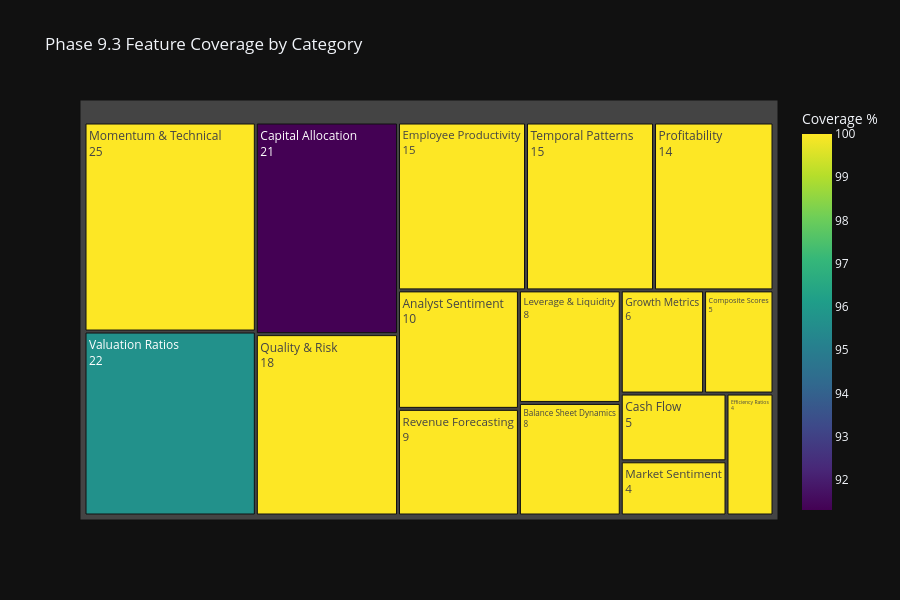
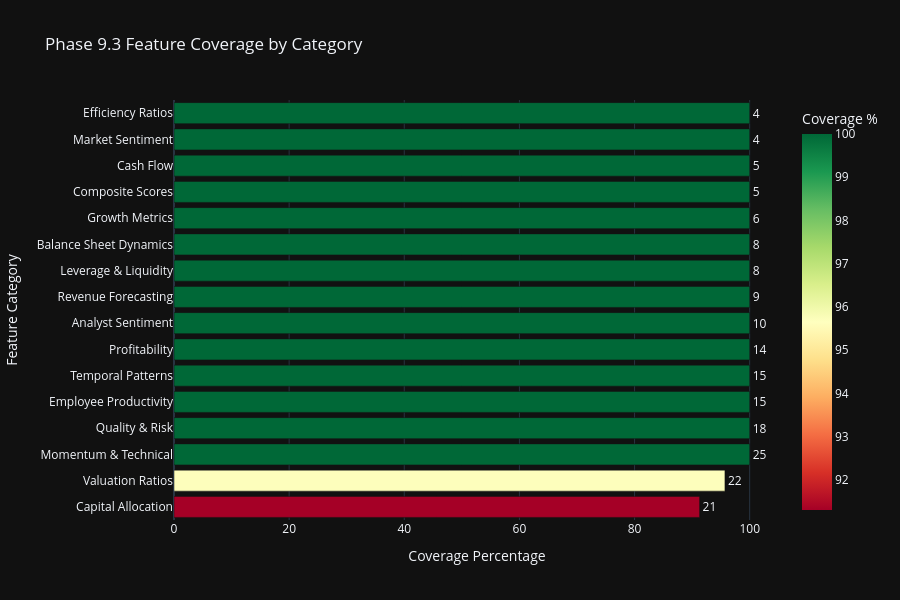

The cell these charts' notebook holds for them, in order:
### Markdown cell above
## Cell 9: Phase 9.3 Feature Category Coverage

Analyze coverage of the 16 Phase 9.3 feature categories (196 features) after feature engineering.

### Code cell
# ============================================================================
# Cell 9: Phase 9.3 Feature Category Coverage
# ============================================================================

print('=' * 80)
print('PHASE 9.3 FEATURE CATEGORY COVERAGE (Post Feature Engineering)')
print('=' * 80)

# Generate comprehensive coverage report using engineered features
coverage_report = generate_phase93_coverage_report(all_stocks_preprocessed)

# Build coverage DataFrame
coverage_data = []
for cat, features in PHASE93_FEATURE_CATEGORIES.items():
    present_count = coverage_report.get('category_breakdown', {}).get(cat, 0)
    total_count = len(features)
    coverage_pct = (present_count / total_count * 100) if total_count > 0 else 0
    coverage_data.append({
        'Category': cat,
        'Present': present_count,
        'Total': total_count,
        'Coverage %': round(coverage_pct, 1),
        'Description': get_category_description(cat)[:40] + '...'
        })

coverage_df = pd.DataFrame(coverage_data).sort_values('Present', ascending=False)

print(
        f"\nTotal Phase 9.3 Features Present: {coverage_report.get('total_phase93_features', 0)} / {len(list_all_phase93_features())}")
print(f"Overall Coverage: {coverage_report.get('coverage_percentage', 0):.1f}%\n")
print(coverage_df.to_string(index=False))

# Treemap visualization
treemap_data = coverage_df[coverage_df['Present'] > 0].copy()
if not treemap_data.empty:
    fig_treemap = px.treemap(
            treemap_data,
            path=['Category'],
            values='Present',
            title='Phase 9.3 Feature Coverage by Category',
            template=PLOTLY_TEMPLATE,
            color='Coverage %',
            color_continuous_scale='Viridis',
            hover_data=['Description', 'Total']
            )
    fig_treemap.update_traces(
            textinfo='label+value',
            hovertemplate='<b>%{label}</b><br>Present: %{value}<br>Coverage: %{color:.1f}%<extra></extra>'
            )
    fig_treemap.update_layout(height=600)
    fig_treemap.show()

# Bar chart for coverage comparison
fig_coverage = px.bar(
        coverage_df.sort_values('Coverage %', ascending=True),
        x='Coverage %',
        y='Category',
        orientation='h',
        title='Phase 9.3 Feature Coverage by Category',
        template=PLOTLY_TEMPLATE,
        color='Coverage %',
        color_continuous_scale='RdYlGn',
        text='Present'
        )
fig_coverage.update_traces(texttemplate='%{text}', textposition='outside')
fig_coverage.update_layout(
        xaxis_title='Coverage Percentage',
        yaxis_title='Feature Category',
        height=600,
        showlegend=False,
        )
fig_coverage.show()

print('\n✓ Phase 9.3 coverage analysis complete')

### Figure 1 — Plotly figure (JSON) as saved in the notebook; plotly's stock layout.template omitted (floating-point values rounded to 4 significant figures)
{"data": [{"branchvalues": "total", "customdata": [["Price momentum, technical indicators, EM...", "25", 100.0], ["EV/EBITDA, P/E, P/B, and other valuation...", "23", 95.7], ["Dividends, buybacks, reinvestment, M&A i...", "23", 91.3], ["Accounting quality, earnings quality, di...", "18", 100.0], ["Workforce metrics, employee growth, reve...", "15", 100.0], ["Seasonality, trend consistency, cyclical...", "15", 100.0], ["ROE, ROA, profit margins, and profitabil...", "14", 100.0], ["Analyst ratings, consensus strength, tar...", "10", 100.0], ["Analyst estimate spreads, consensus unce...", "9", 100.0], ["Debt ratios, coverage ratios, liquidity ...", "8", 100.0], ["Asset/equity/debt growth rates, balance ...", "8", 100.0], ["Revenue, earnings, and EBITDA growth rat...", "6", 100.0], ["Multi-factor composite scores combining ...", "5", 100.0], ["Operating cash flow, FCF metrics, cash c...", "5", 100.0], ["Market microstructure, liquidity, short ...", "4", 100.0], ["Asset turnover, inventory turnover, rece...", "4", 100.0]], "domain": {"x": [0.0, 1.0], "y": [0.0, 1.0]}, "hovertemplate": "<b>%{label}</b><br>Present: %{value}<br>Coverage: %{color:.1f}%<extra></extra>", "ids": ["Momentum & Technical", "Valuation Ratios", "Capital Allocation", "Quality & Risk", "Employee Productivity", "Temporal Patterns", "Profitability", "Analyst Sentiment", "Revenue Forecasting", "Leverage & Liquidity", "Balance Sheet Dynamics", "Growth Metrics", "Composite Scores", "Cash Flow", "Market Sentiment", "Efficiency Ratios"], "labels": ["Momentum & Technical", "Valuation Ratios", "Capital Allocation", "Quality & Risk", "Employee Productivity", "Temporal Patterns", "Profitability", "Analyst Sentiment", "Revenue Forecasting", "Leverage & Liquidity", "Balance Sheet Dynamics", "Growth Metrics", "Composite Scores", "Cash Flow", "Market Sentiment", "Efficiency Ratios"], "marker": {"coloraxis": "coloraxis", "colors": [100.0, 95.7, 91.3, 100.0, 100.0, 100.0, 100.0, 100.0, 100.0, 100.0, 100.0, 100.0, 100.0, 100.0, 100.0, 100.0]}, "name": "", "parents": ["", "", "", "", "", "", "", "", "", "", "", "", "", "", "", ""], "values": [25.0, 22.0, 21.0, 18.0, 15.0, 15.0, 14.0, 10.0, 9.0, 8.0, 8.0, 6.0, 5.0, 5.0, 4.0, 4.0], "type": "treemap", "textinfo": "label+value"}], "layout": {"coloraxis": {"colorbar": {"title": {"text": "Coverage %"}}, "colorscale": [[0.0, "#440154"], [0.1111, "#482878"], [0.2222, "#3e4989"], [0.3333, "#31688e"], [0.4444, "#26828e"], [0.5556, "#1f9e89"], [0.6667, "#35b779"], [0.7778, "#6ece58"], [0.8889, "#b5de2b"], [1.0, "#fde725"]]}, "legend": {"tracegroupgap": 0}, "title": {"text": "Phase 9.3 Feature Coverage by Category"}, "height": 600}}

### Figure 2 — Plotly figure (JSON) as saved in the notebook; plotly's stock layout.template omitted (floating-point values rounded to 4 significant figures)
{"data": [{"hovertemplate": "Coverage %=%{marker.color}<br>Category=%{y}<br>Present=%{text}<extra></extra>", "legendgroup": "", "marker": {"color": [91.3, 95.7, 100.0, 100.0, 100.0, 100.0, 100.0, 100.0, 100.0, 100.0, 100.0, 100.0, 100.0, 100.0, 100.0, 100.0], "coloraxis": "coloraxis", "pattern": {"shape": ""}}, "name": "", "orientation": "h", "showlegend": false, "text": [21.0, 22.0, 25.0, 18.0, 15.0, 15.0, 14.0, 10.0, 9.0, 8.0, 8.0, 6.0, 5.0, 5.0, 4.0, 4.0], "textposition": "outside", "x": [91.3, 95.7, 100.0, 100.0, 100.0, 100.0, 100.0, 100.0, 100.0, 100.0, 100.0, 100.0, 100.0, 100.0, 100.0, 100.0], "xaxis": "x", "y": ["Capital Allocation", "Valuation Ratios", "Momentum & Technical", "Quality & Risk", "Employee Productivity", "Temporal Patterns", "Profitability", "Analyst Sentiment", "Revenue Forecasting", "Leverage & Liquidity", "Balance Sheet Dynamics", "Growth Metrics", "Composite Scores", "Cash Flow", "Market Sentiment", "Efficiency Ratios"], "yaxis": "y", "type": "bar", "texttemplate": "%{text}"}], "layout": {"xaxis": {"anchor": "y", "domain": [0.0, 1.0], "title": {"text": "Coverage Percentage"}}, "yaxis": {"anchor": "x", "domain": [0.0, 1.0], "title": {"text": "Feature Category"}}, "coloraxis": {"colorbar": {"title": {"text": "Coverage %"}}, "colorscale": [[0.0, "rgb(165,0,38)"], [0.1, "rgb(215,48,39)"], [0.2, "rgb(244,109,67)"], [0.3, "rgb(253,174,97)"], [0.4, "rgb(254,224,139)"], [0.5, "rgb(255,255,191)"], [0.6, "rgb(217,239,139)"], [0.7, "rgb(166,217,106)"], [0.8, "rgb(102,189,99)"], [0.9, "rgb(26,152,80)"], [1.0, "rgb(0,104,55)"]]}, "legend": {"tracegroupgap": 0}, "title": {"text": "Phase 9.3 Feature Coverage by Category"}, "barmode": "relative", "height": 600, "showlegend": false}}
